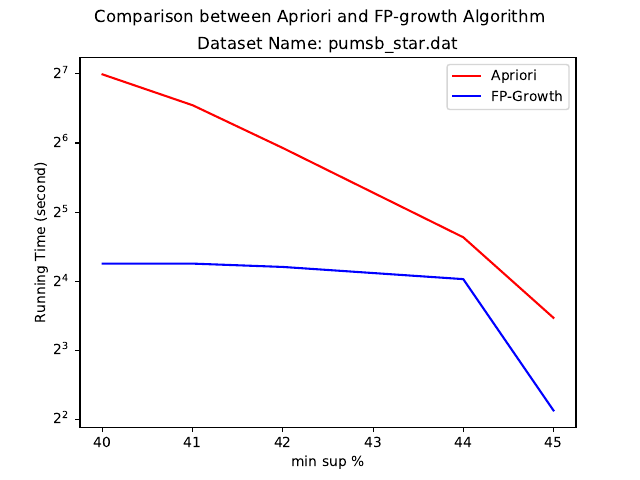

The Python source for this figure:
from matplotlib import pyplot as plt
import numpy as np


###tobechanged
x = [40,41,42,44,45]
Apriori = [127.244867 ,93.378363000000,60.831316,24.871440000000,11.100331]
FP_growth = [19.113025000000,19.104602000000,18.476802,16.354517000000,4.388295]

plt.plot(x, Apriori, color='r', label='Apriori')
plt.plot(x, FP_growth, color='b', label='FP-Growth')

plt.ylabel('Running Time (second)')
plt.xlabel('min sup %')


plt.suptitle('Comparison between Apriori and FP-growth Algorithm')
plt.title('Dataset Name: pumsb_star.dat')
plt.legend(loc='upper right')

plt.yscale('log',basey = 2)

###tobechanged
plt.savefig('pumsb_star.pdf')
plt.savefig('pumsb_star.png')

# plt.yticks(Apriori+FP_growth,Apriori+FP_growth)
plt.xticks(x,x)



plt.show()